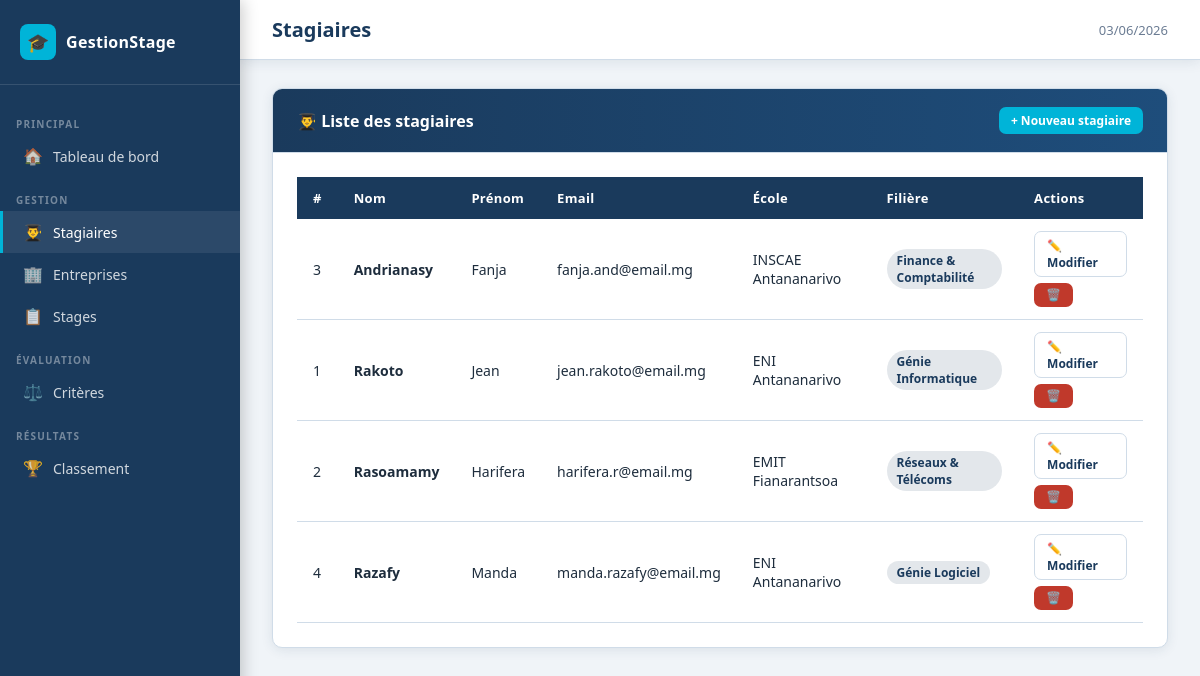
/public?controller=stagiaire&action=index, run on the app's committed database.
### tables this page shows
CREATE TABLE IF NOT EXISTS stagiaire (
    numero_stagiaire INT AUTO_INCREMENT PRIMARY KEY,
    nom              VARCHAR(100) NOT NULL,
    prenom           VARCHAR(100) NOT NULL,
    email            VARCHAR(150) NOT NULL UNIQUE,
    ecole            VARCHAR(150) NOT NULL,
    filiere          VARCHAR(100) NOT NULL,
    created_at       TIMESTAMP DEFAULT CURRENT_TIMESTAMP
);

### core/Controller.php (called while the page is built, shortened)
<?php
abstract class Controller
{
    protected function render(string $view, array $data = [], string $title = APP_NAME): void
    {
        extract($data);
        $viewPath   = VIEWS_PATH . '/' . $view . '.php';
        require $viewPath;
    }
}

### app/controllers/StagiaireController.php (called while the page is built, shortened)
<?php
class StagiaireController extends Controller
{
    private StagiaireModel $model;
    public function __construct()
    {
        $this->model = new StagiaireModel();
    }
    public function index(): void
    {
        $stagiaires = $this->model->getAll();
        $this->render('stagiaires/index', ['stagiaires' => $stagiaires], 'Stagiaires');
    }
}

### core/Router.php (called while the page is built, shortened)
<?php
class Router
{
    public static function dispatch(): void
    {
        $action         = $_GET['action']     ?? 'index';
        $controller = new $className();
        $controller->$action();
    }
}

### public/index.php (called while the page is built, shortened)
<?php
require_once ROOT_PATH . '/config/database.php';
require_once ROOT_PATH . '/core/autoload.php';
Router::dispatch();

### core/autoload.php (called while the page is built, shortened)
<?php
spl_autoload_register(function (string $className): void {
    $dirs = [
        ROOT_PATH . '/core/',
        ROOT_PATH . '/app/models/',
        ROOT_PATH . '/app/controllers/',
    ];
    foreach ($dirs as $dir) {
        $file = $dir . $className . '.php';
        if (file_exists($file)) {
            return;
        }
    }
});

### core/Database.php (called while the page is built)
<?php
class Database
{
    private static ?Database $instance = null;
    private PDO $pdo;
    private function __construct()
    {
        $dsn = "mysql:host=" . DB_HOST
             . ";port=" . DB_PORT
             . ";dbname=" . DB_NAME
             . ";charset=" . DB_CHARSET;
        $options = [
            PDO::ATTR_ERRMODE            => PDO::ERRMODE_EXCEPTION,
            PDO::ATTR_DEFAULT_FETCH_MODE => PDO::FETCH_ASSOC,
            PDO::ATTR_EMULATE_PREPARES   => false,
        ];
        try {
            $this->pdo = new PDO($dsn, DB_USER, DB_PASS, $options);
        } catch (PDOException $e) {
            die("Erreur de connexion à la base de données : " . $e->getMessage());
        }
    }
    public static function getInstance(): Database
    {
        if (self::$instance === null) {
            self::$instance = new Database();
        }
        return self::$instance;
    }
    public function getPdo(): PDO
    {
        return $this->pdo;
    }
}

### core/Model.php (called while the page is built, shortened)
<?php
abstract class Model
{
    public function __construct()
    {
        $this->db = Database::getInstance()->getPdo();
    }
}

### app/models/StagiaireModel.php (called while the page is built, shortened)
<?php
class StagiaireModel extends Model
{
    private string $table = 'stagiaire';
    public function getAll(): array
    {
        $stmt = $this->db->query("SELECT * FROM {$this->table} ORDER BY nom, prenom");
        return $stmt->fetchAll();
    }
}

### app/views/stagiaires/index.php (the view, shortened to what this page needs)
<div class="card">
    <div class="card-header">
        <h2>👨‍🎓 Liste des stagiaires</h2>
        <a href="<?= BASE_URL ?>?controller=stagiaire&action=create" class="btn btn-accent btn-sm">
            + Nouveau stagiaire
        </a>
    </div>
    <div class="card-body">
        <?php if (empty($stagiaires)): ?>
            <div class="alert alert-info">
                Aucun stagiaire enregistré. <a href="<?= BASE_URL ?>?controller=stagiaire&action=create">Ajouter le premier</a>.
            </div>
        <?php else: ?>
            <div class="table-wrap">
                <table>
                    <thead>
                        <tr>
                            <th>#</th>
                            <th>Nom</th>
                            <th>Prénom</th>
                            <th>Email</th>
                            <th>École</th>
                            <th>Filière</th>
                            <th>Actions</th>
                        </tr>
                    </thead>
                    <tbody>
                        <?php foreach ($stagiaires as $s): ?>
                            <tr>
                                <td><?= $s['numero_stagiaire'] ?></td>
                                <td><strong><?= htmlspecialchars($s['nom']) ?></strong></td>
                                <td><?= htmlspecialchars($s['prenom']) ?></td>
                                <td><?= htmlspecialchars($s['email']) ?></td>
                                <td><?= htmlspecialchars($s['ecole']) ?></td>
                                <td><span class="badge badge-primary"><?= htmlspecialchars($s['filiere']) ?></span></td>
                                <td>
                                    <div class="actions">
                                        <a href="<?= BASE_URL ?>?controller=stagiaire&action=edit&id=<?= $s['numero_stagiaire'] ?>"
                                           class="btn btn-outline btn-sm">✏️ Modifier</a>
                                        <form method="POST"
                                              action="<?= BASE_URL ?>?controller=stagiaire&action=delete&id=<?= $s['numero_stagiaire'] ?>"
                                              onsubmit="return confirm('Supprimer ce stagiaire ?')">
                                            <button type="submit" class="btn btn-danger btn-sm">🗑️</button>
                                        </form>
                                    </div>
                                </td>
                            </tr>
                        <?php endforeach; ?>
                    </tbody>
                </table>
            </div>
        <?php endif; ?>
    </div>
</div>

### public/css/style.css (style rules this page uses)
:root { --primary: #1a3a5c; --primary-dark: #0f2540; --accent: #00b4d8; --accent-dark: #0096c7; --success: #2d9b6f; --danger: #c0392b; --warning: #e67e22; --bg: #f0f4f8; --surface: #ffffff; --text: #1e2d3d; --text-muted: #6b7c93; --border: #d0dce8; --sidebar-w: 240px; --shadow: 0 2px 12px rgba(26,58,92,.1); --radius: 10px; }
*, *::before, *::after { box-sizing: border-box; margin: 0; padding: 0; }
body { font-family: 'Segoe UI', 'Noto Sans', sans-serif; background: var(--bg); color: var(--text); display: flex; min-height: 100vh; }
a { color: var(--accent-dark); text-decoration: none; }
.card { background: var(--surface); border-radius: var(--radius); box-shadow: var(--shadow); border: 1px solid var(--border); overflow: hidden; }
.card-header { padding: 18px 24px; border-bottom: 1px solid var(--border); display: flex; align-items: center; justify-content: space-between; background: linear-gradient(to right, var(--primary) 0%, #1e4d7b 100%); color: white; }
.card-header h2 { font-size: 16px; font-weight: 600; }
.card-body { padding: 24px; }
.table-wrap { overflow-x: auto; }
table { width: 100%; border-collapse: collapse; font-size: 14px; }
thead th { background: var(--primary); color: white; padding: 12px 16px; text-align: left; font-weight: 600; font-size: 13px; letter-spacing: .3px; }
tbody tr { border-bottom: 1px solid var(--border); transition: background .15s; }
tbody td { padding: 12px 16px; vertical-align: middle; }
.badge { display: inline-flex; align-items: center; padding: 3px 10px; border-radius: 20px; font-size: 12px; font-weight: 600; }
.badge-primary { background: rgba(26,58,92,.12); color: var(--primary); }
.btn { display: inline-flex; align-items: center; gap: 6px; padding: 9px 18px; border-radius: 7px; font-size: 13px; font-weight: 600; border: none; cursor: pointer; transition: all .2s; text-decoration: none; }
.btn-accent { background: var(--accent); color: white; }
.btn-danger { background: var(--danger); color: white; }
.btn-outline { background: transparent; color: var(--primary); border: 1.5px solid var(--border); }
.btn-sm { padding: 5px 12px; font-size: 12px; }
.actions { display: flex; gap: 6px; flex-wrap: wrap; }

### data on the page
stagiaire: numero_stagiaire "3", nom "Andrianasy", prenom "Fanja", email "fanja.and@email.mg", ecole "INSCAE Antananarivo", filiere "Finance & Comptabilité"
stagiaire: numero_stagiaire "1", nom "Rakoto", prenom "Jean", email "jean.rakoto@email.mg", ecole "ENI Antananarivo", filiere "Génie Informatique"
stagiaire: numero_stagiaire "2", nom "Rasoamamy", prenom "Harifera", email "harifera.r@email.mg", ecole "EMIT Fianarantsoa", filiere "Réseaux & Télécoms"
stagiaire: numero_stagiaire "4", nom "Razafy", prenom "Manda", email "manda.razafy@email.mg", ecole "ENI Antananarivo", filiere "Génie Logiciel"

### other printed values
$title "Stagiaires"
